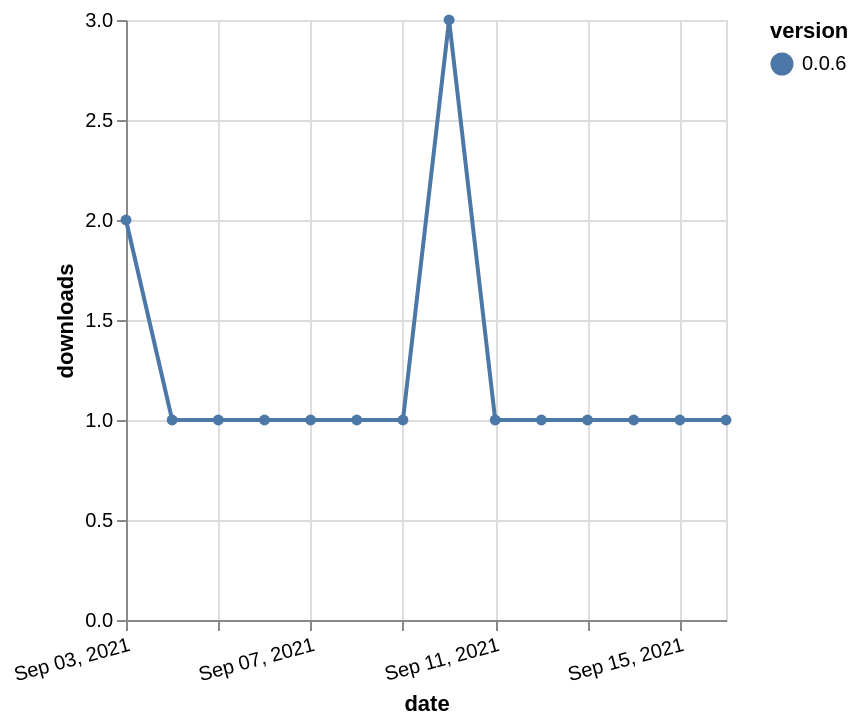

Source (Vega-Lite JSON):
### Vega-Lite specification from a JSON file in a GitHub repository (floating-point values rounded to 4 significant figures)
{"$schema": "https://vega.github.io/schema/vega-lite/v5.json", "description": "A simple bar chart with embedded data.", "data": {"values": [{"date": "2021-09-03", "total": 255, "delta": 2, "version": "0.0.6"}, {"date": "2021-09-04", "total": 256, "delta": 1, "version": "0.0.6"}, {"date": "2021-09-05", "total": 257, "delta": 1, "version": "0.0.6"}, {"date": "2021-09-06", "total": 258, "delta": 1, "version": "0.0.6"}, {"date": "2021-09-07", "total": 259, "delta": 1, "version": "0.0.6"}, {"date": "2021-09-08", "total": 260, "delta": 1, "version": "0.0.6"}, {"date": "2021-09-09", "total": 261, "delta": 1, "version": "0.0.6"}, {"date": "2021-09-10", "total": 264, "delta": 3, "version": "0.0.6"}, {"date": "2021-09-11", "total": 265, "delta": 1, "version": "0.0.6"}, {"date": "2021-09-12", "total": 266, "delta": 1, "version": "0.0.6"}, {"date": "2021-09-13", "total": 267, "delta": 1, "version": "0.0.6"}, {"date": "2021-09-14", "total": 268, "delta": 1, "version": "0.0.6"}, {"date": "2021-09-15", "total": 269, "delta": 1, "version": "0.0.6"}, {"date": "2021-09-16", "total": 270, "delta": 1, "version": "0.0.6"}]}, "width": "container", "mark": {"type": "line", "point": {"filled": true}}, "encoding": {"x": {"field": "date", "type": "temporal", "timeUnit": "yearmonthdate", "title": "date", "axis": {"labelAngle": -15}}, "y": {"field": "delta", "type": "quantitative", "title": "downloads"}, "color": {"field": "version", "type": "nominal"}, "tooltip": {"field": "delta"}}}
